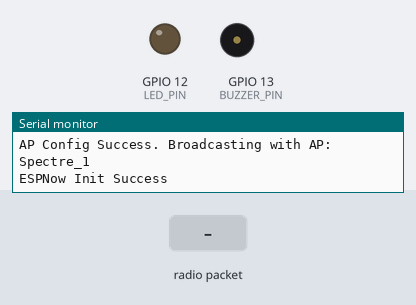
Bench run of a sketch on a simulated ESP32. On the bench: output pins drawn as LEDs (lit = HIGH), buzzer (waves = sounding), the last lines printed to the serial monitor. The inputs (shaded band) are chosen by the test bench.

Above: at 1.2 s.
1.3 s: radio packet "1" arrives
At 1.9 s:
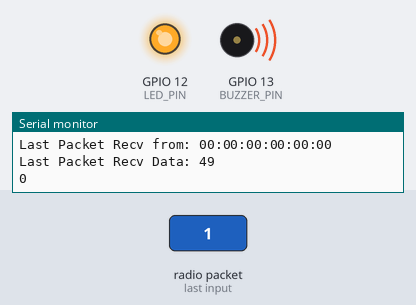
2.8 s: radio packet "2" arrives
At 4.0 s:
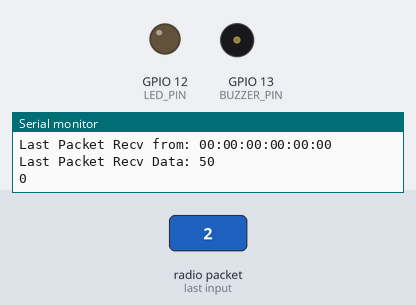
4.3 s: radio packet "0" arrives
At 5.3 s:
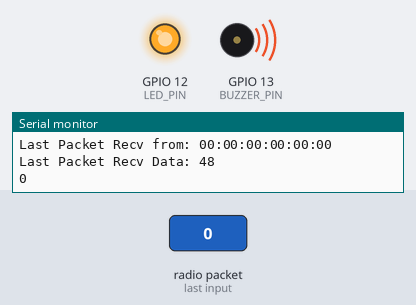
Timing chart, 0 to 7.3 s (numbered marks = the images above; inputs shaded):
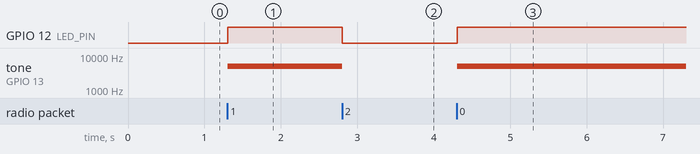

Measured:
- after the input at 1.3 s, GPIO 12 (LED_PIN): LOW → HIGH at once; tone on GPIO 13 (BUZZER_PIN): silent → 5000 Hz at once
- after the input at 2.8 s, GPIO 12 (LED_PIN): HIGH → LOW at once; tone on GPIO 13 (BUZZER_PIN): 5000 Hz → silent at once
- after the input at 4.3 s, GPIO 12 (LED_PIN): LOW → HIGH at once; tone on GPIO 13 (BUZZER_PIN): silent → 5000 Hz at once

The sketch:

remote_template.ino
```cpp
/** Inspired by (apologies for the insensitive terminology):
   CPSC 334 - Module 6 - ESP-NOW Remotes
   Date: 3 December 2021
   Author: Harry Jain <https://github.com/HarryJain>
   Purpose: ESP-NOW RSSI proximity measurement to trigger art installations with a ESP32 remote
   Description: This sketch consists of the code for the "spectre" remotes to interact with the various installations.
   References:
   a. https://github.com/espressif/arduino-esp32/tree/master/libraries/ESP32/examples/ESPNow/Basic
   << This Remote >>
   Flow: Installation
   Step 1 : Initialize ESP-NOW on Installation and set it in STA mode
   Step 2 : Start scanning for ESP32 Remotes (we have added a prefix of `spectre` to the SSID of each Remote for easy setup)
   Step 3 : Once found, add Remotes as peers
   Step 4 : Register for send callback
   Step 5 : Start transmitting RSSI data from installation to nearby Remotes
   Flow: Remote
   Step 1 : Initialize ESP-NOW on Remote
   Step 2 : Update the SSID of Remote with a prefix of `spectre`
   Step 3 : Set Remote in AP mode
   Step 4 : Register for receive callback and wait for data
   Step 5 : Once data arrives, print it in the serial monitor
*/


// Include esp_now and WiFi libraries for mesh networking
#include <esp_now.h>
#include <WiFi.h>


// Set the channel for ESP-NOW
#define CHANNEL 1

// Control pin for the buzzer motor
#define BUZZER_PIN 13

// Control pin for the indicator LED
#define LED_PIN 12

// Set PWM properties
#define FREQ 5000
#define BUZZER_CHANNEL 0
#define RESOLUTION 8


// Store the number of remotes and the MAC addresses of the remotes in AP-mode to get the current remote index
#define REMOTE_COUNT 4
String devices[REMOTE_COUNT] = {"E8:68:E7:30:54:69", "E8:68:E7:30:61:4D", "E8:68:E7:30:5B:C9", "E8:68:E7:30:2A:A9"};
const char *names[REMOTE_COUNT] = {"Spectre_1", "Spectre_2", "Spectre_3", "Spectre_4"};
const char *passwds[REMOTE_COUNT] = {"Spectre_1_Password", "Spectre_2_Password", "Spectre_3_Password", "Spectre_4_Password"};
// Variables to store the device index and name
int remote_index = 0;


// Initialize ESP Now with fallback
void InitESPNow() {
  WiFi.disconnect();
  if (esp_now_init() == ESP_OK) {
    Serial.println("ESPNow Init Success");
  }
  else {
    Serial.println("ESPNow Init Failed");
    ESP.restart();
  }
}


// Configure AP SSID
void configDeviceAP() {
  const char *SSID = names[remote_index];
  bool result = WiFi.softAP(SSID, passwds[remote_index], CHANNEL, 0);
  if (!result) {
    Serial.println("AP Config failed.");
  } else {
    Serial.println("AP Config Success. Broadcasting with AP: " + String(SSID));
  }
}


void setup() {
  // Set upload speed
  Serial.begin(115200);

  //Set device in AP mode to begin with
  WiFi.mode(WIFI_AP);
  // Print the MAC address of this remote in AP Mode
  Serial.print("AP MAC: "); Serial.println(WiFi.softAPmacAddress());

  // Resolve MAC address to device index
  for (size_t i = 0; i < REMOTE_COUNT; i++) {
    if (devices[i] == WiFi.softAPmacAddress()) {
      remote_index = i;
      Serial.print("Remote Index: "); Serial.println(remote_index);
    }
  }

  // Configure device AP mode
  configDeviceAP();

  // Initialize ESPNow with a fallback logic
  InitESPNow();
  // Once ESPNow is successfully initialized, register for recv CB to
  // get recv packer info.
  esp_now_register_recv_cb(OnDataRecv);

  // Configure buzzer motor PWM functionalities
  ledcSetup(BUZZER_CHANNEL, FREQ, RESOLUTION);
  // Attach the channel to the GPIO to be controlled
  ledcAttachPin(BUZZER_PIN, BUZZER_CHANNEL);

  // Set the LED control pin to be a digital output
  pinMode(LED_PIN, OUTPUT);
}


// Callback when data is received from Master
void OnDataRecv(const uint8_t *mac_addr, const uint8_t *data, int data_len) {
  char macStr[18];
  snprintf(macStr, sizeof(macStr), "%02x:%02x:%02x:%02x:%02x:%02x",
           mac_addr[0], mac_addr[1], mac_addr[2], mac_addr[3], mac_addr[4], mac_addr[5]);
  Serial.print("Last Packet Recv from: "); Serial.println(macStr);
  Serial.print("Last Packet Recv Data: "); Serial.println(*data);
  Serial.println(WiFi.RSSI());
  Serial.println("");

  // If the remote is close to one of the exhibits, activate the buzzer motor and turn on the LED
  if (*data < 50 && *data > 0) {
    int buzz_val = sqrt(abs(*data - 50) * 1000);
    ledcWrite(BUZZER_CHANNEL, buzz_val);
    digitalWrite(LED_PIN, HIGH);
  // If the remote is not close to any of the exhibits, stop buzzing and turn off the LED
  } else {
    ledcWrite(BUZZER_CHANNEL, 0);
    digitalWrite(LED_PIN, LOW);
  }
}


void loop() {
  // Chill
}
```
